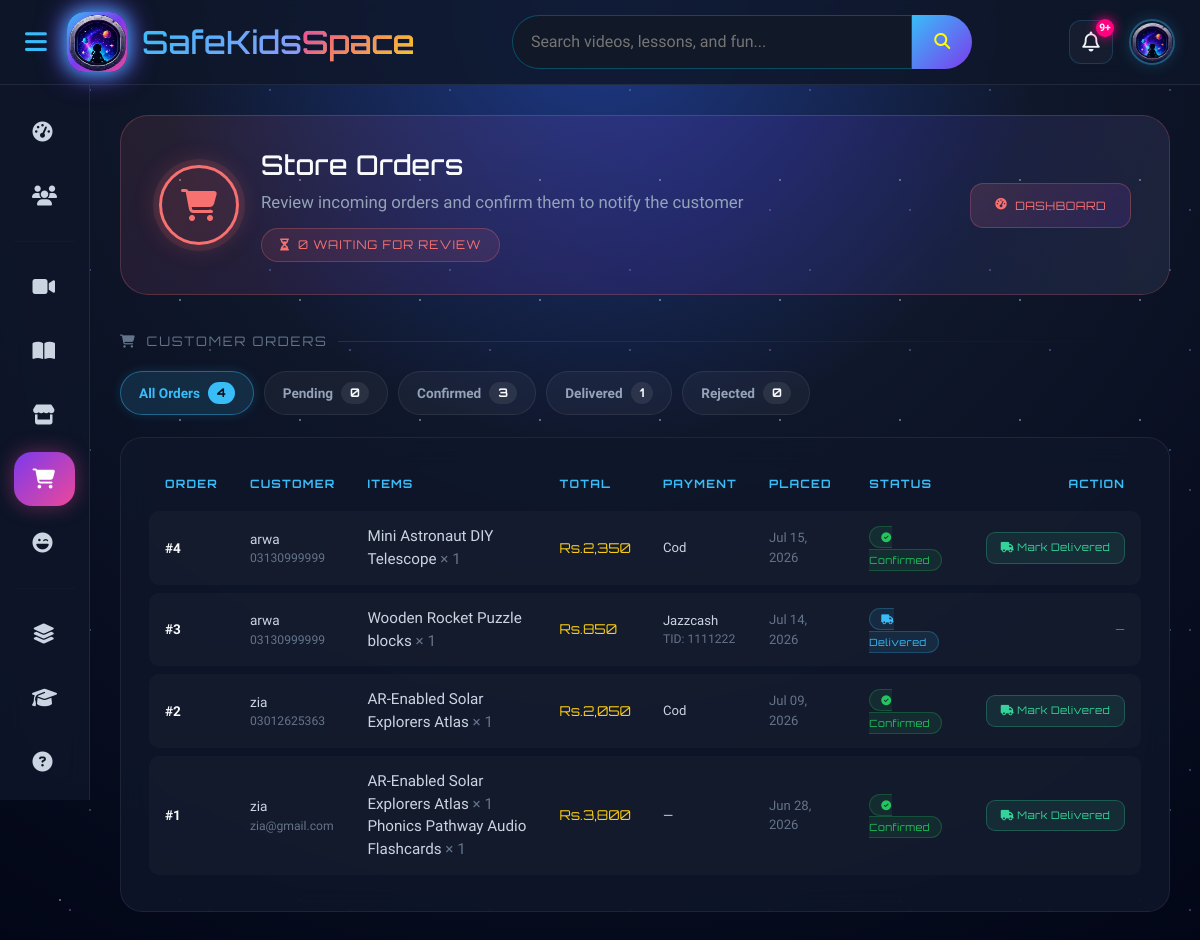
Page /admin/admin_orders.php?status=all (signed in) on the committed database.
### tables this page shows
CREATE TABLE `orders` (
  `id` int(11) NOT NULL,
  `user_id` int(11) DEFAULT NULL,
  `total_amount` decimal(10,2) DEFAULT NULL,
  `order_status` varchar(50) NOT NULL DEFAULT 'confirmed',
  `billing_name` varchar(150) DEFAULT NULL,
  `billing_address` varchar(255) DEFAULT NULL,
  `contact_number` varchar(20) DEFAULT NULL,
  `email` varchar(150) DEFAULT NULL,
  `payment_method` varchar(30) DEFAULT NULL,
  `payment_reference` varchar(100) DEFAULT NULL,
  `delivery_charge` decimal(10,2) NOT NULL DEFAULT 0.00,
  `order_date` timestamp NOT NULL DEFAULT current_timestamp()
);

CREATE TABLE `users` (
  `id` int(11) NOT NULL,
  `fullname` varchar(100) DEFAULT NULL,
  `email` varchar(100) DEFAULT NULL,
  `password` varchar(255) DEFAULT NULL,
  `role` enum('admin','student','parent','teacher') DEFAULT 'student',
  `account_status` enum('active','pending_deactivation','deactivated') NOT NULL DEFAULT 'active',
  `can_go_live` tinyint(1) NOT NULL DEFAULT 0,
  `created_at` timestamp NOT NULL DEFAULT current_timestamp(),
  `profile_pic` varchar(255) DEFAULT NULL
);

CREATE TABLE `order_items` (
  `id` int(11) NOT NULL,
  `order_id` int(11) NOT NULL,
  `product_id` int(11) NOT NULL,
  `title` varchar(255) NOT NULL,
  `price` decimal(10,2) NOT NULL,
  `qty` int(11) NOT NULL DEFAULT 1,
  `image_path` varchar(255) DEFAULT NULL
);

### admin/admin_orders.php (the view, shortened to what this page needs)
<?php
require_once __DIR__ . '/../includes/db.php';
$valid_tabs  = ['pending', 'confirmed', 'delivered', 'rejected', 'all'];
$active_tab  = isset($_GET['status']) && in_array($_GET['status'], $valid_tabs, true) ? $_GET['status'] : 'pending';
try {
    $count_rows = $pdo->query(
        "SELECT order_status, COUNT(*) AS c FROM orders GROUP BY order_status"
    )->fetchAll();
    $status_counts = ['pending' => 0, 'confirmed' => 0, 'delivered' => 0, 'rejected' => 0];
    $total_count = 0;
    foreach ($count_rows as $row) {
        if (isset($status_counts[$row['order_status']])) {
            $status_counts[$row['order_status']] = (int) $row['c'];
        }
        $total_count += (int) $row['c'];
    }
} catch (PDOException $e) {
    $status_counts = ['pending' => 0, 'confirmed' => 0, 'delivered' => 0, 'rejected' => 0];
    $total_count = 0;
}
try {
    if ($active_tab === 'all') {
        $ord_stmt = $pdo->query(
            "SELECT o.*, u.fullname AS customer_name, u.email AS customer_email, u.role AS customer_role
             FROM orders o
             LEFT JOIN users u ON u.id = o.user_id
             ORDER BY o.order_date DESC"
        );
    }
    $orders = $ord_stmt->fetchAll();
} catch (PDOException $e) {
    $orders = [];
}
$items_by_order = [];
if (!empty($orders)) {
    $order_ids = array_column($orders, 'id');
    $placeholders = implode(',', array_fill(0, count($order_ids), '?'));
    $item_stmt = $pdo->prepare(
        "SELECT * FROM order_items WHERE order_id IN ($placeholders) ORDER BY id ASC"
    );
    $item_stmt->execute($order_ids);
    foreach ($item_stmt->fetchAll() as $item) {
        $items_by_order[$item['order_id']][] = $item;
    }
}
$ord_status_labels = [
    'pending'   => ['Pending Confirmation', '#facc15', 'fa-hourglass-half'],
    'confirmed' => ['Confirmed', '#22c55e', 'fa-circle-check'],
    'delivered' => ['Delivered', '#38bdf8', 'fa-truck'],
    'rejected'  => ['Rejected', '#f87171', 'fa-circle-xmark'],
];
$tabs = [
    'all'       => ['All Orders', $total_count],
    'pending'   => ['Pending', $status_counts['pending']],
    'confirmed' => ['Confirmed', $status_counts['confirmed']],
    'delivered' => ['Delivered', $status_counts['delivered']],
    'rejected'  => ['Rejected', $status_counts['rejected']],
];
?>
<!DOCTYPE html>
<html lang="en">
<head>
    <link href="https://cdn.jsdelivr.net/npm/bootstrap@5.3.3/dist/css/bootstrap.min.css" rel="stylesheet">
    <link rel="stylesheet" href="https://cdnjs.cloudflare.com/ajax/libs/font-awesome/6.5.2/css/all.min.css">
    <link rel="stylesheet" href="../assets/layout.css">
    <link rel="stylesheet" href="../assets/admin.css">
</head>
<body>
<?php include __DIR__ . '/../includes/admin_navbar.php'; ?>
<div class="main-content ad-wrap">
    <div class="ad-hero">
        <div class="ad-hero-left">
            <div class="ad-hero-icon"><i class="fa-solid fa-cart-shopping"></i></div>
            <div>
                <h1 class="ad-hero-title">Store Orders</h1>
                <p class="ad-hero-sub">Review incoming orders and confirm them to notify the customer</p>
                <span class="ad-hero-badge"><i class="fa-solid fa-hourglass-half"></i> <?= $status_counts['pending'] ?> Waiting for Review</span>
            </div>
        </div>
        <div class="ad-hero-right">
            <a href="admin_dashboard.php" class="ad-back-btn"><i class="fa-solid fa-gauge-high"></i> Dashboard</a>
        </div>
    </div>
    <p class="ad-section-title"><i class="fa-solid fa-cart-shopping"></i> Customer Orders</p>
    <div class="ao-tabs">
        <?php foreach ($tabs as $key => $tab): ?>
            <a href="admin_orders.php?status=<?= $key ?>" class="ao-tab <?= $active_tab === $key ? 'active' : '' ?>">
                <?= htmlspecialchars($tab[0]) ?> <span class="ao-tab-count"><?= $tab[1] ?></span>
            </a>
        <?php endforeach; ?>
    </div>
    <div class="ad-card">
        <div style="overflow-x:auto;">
            <table class="ad-table">
                <thead>
                    <tr>
                        <th>Order</th>
                        <th>Customer</th>
                        <th>Items</th>
                        <th>Total</th>
                        <th>Payment</th>
                        <th>Placed</th>
                        <th>Status</th>
                        <th style="text-align:right;">Action</th>
                    </tr>
                </thead>
                <tbody>
                    <?php if (!empty($orders)): ?>
                        <?php foreach ($orders as $order):
                            $status_info = $ord_status_labels[$order['order_status']] ?? ['Pending Confirmation', '#facc15', 'fa-hourglass-half'];
                            $order_items = $items_by_order[$order['id']] ?? [];
                        ?>
                            <tr>
                                <td style="color:#f8fafc; font-weight:700; font-size:.85rem;">#<?= intval($order['id']) ?></td>
                                <td style="color:#cbd5e1; font-size:.85rem;">
                                    <?= htmlspecialchars($order['customer_name'] ?? $order['billing_name'] ?? 'Guest') ?>
                                    <div style="color:#64748b; font-weight:400; font-size:.76rem;"><?= htmlspecialchars($order['contact_number'] ?? $order['customer_email'] ?? '') ?></div>
                                </td>
                                <td class="ao-items-list">
                                    <?php if (!empty($order_items)): ?>
                                        <?php foreach ($order_items as $item): ?>
                                            <?= htmlspecialchars($item['title']) ?> <span>× <?= intval($item['qty']) ?></span><br>
                                        <?php endforeach; ?>
                                    <?php else: ?>
                                        <span>No items found</span>
                                    <?php endif; ?>
                                </td>
                                <td style="color:#facc15; font-family:'Orbitron',sans-serif; font-size:.85rem;">Rs.<?= number_format($order['total_amount'], 0) ?></td>
                                <td style="color:#cbd5e1; font-size:.82rem;">
                                    <?= htmlspecialchars(ucfirst($order['payment_method'] ?? '—')) ?>
                                    <?php if (!empty($order['payment_reference'])): ?>
                                        <div style="color:#64748b; font-size:.76rem;">TID: <?= htmlspecialchars($order['payment_reference']) ?></div>
                                    <?php endif; ?>
                                </td>
                                <td style="color:#64748b; font-size:.82rem;"><?= date('M d, Y', strtotime($order['order_date'])) ?></td>
                                <td>
                                    <span class="ad-status-pill" style="background:<?= $status_info[1] ?>1a; color:<?= $status_info[1] ?>; border:1px solid <?= $status_info[1] ?>40;">
                                        <i class="fa-solid <?= $status_info[2] ?>"></i> <?= htmlspecialchars($status_info[0]) ?>
                                    </span>
                                </td>
                                <td style="text-align:right; white-space:nowrap;">
                                    <?php if ($order['order_status'] === 'pending'): ?>
                                        <div class="ao-actions">
                                            <form action="admin_orders.php?status=<?= htmlspecialchars($active_tab) ?>" method="POST" class="ad-confirm-form" data-confirm-msg="Confirm order #<?= intval($order['id']) ?>? The customer will be notified.">
                                                <input type="hidden" name="_review_order" value="1">
                                                <input type="hidden" name="order_id" value="<?= intval($order['id']) ?>">
                                                <input type="hidden" name="decision" value="confirm">
                                                <button type="submit" class="ad-live-toggle-btn ad-live-toggle-grant">
                                                    <i class="fa-solid fa-check"></i> Confirm
                                                </button>
                                            </form>
                                            <form action="admin_orders.php?status=<?= htmlspecialchars($active_tab) ?>" method="POST" class="ad-confirm-form" data-confirm-msg="Reject order #<?= intval($order['id']) ?>? The customer will be notified.">
                                                <input type="hidden" name="_review_order" value="1">
                                                <input type="hidden" name="order_id" value="<?= intval($order['id']) ?>">
                                                <input type="hidden" name="decision" value="reject">
                                                <button type="submit" class="ad-live-toggle-btn ad-live-toggle-revoke">
                                                    <i class="fa-solid fa-xmark"></i> Reject
                                                </button>
                                            </form>
                                        </div>
                                    <?php elseif ($order['order_status'] === 'confirmed'): ?>
                                        <div class="ao-actions">
                                            <form action="admin_orders.php?status=<?= htmlspecialchars($active_tab) ?>" method="POST" class="ad-confirm-form" data-confirm-msg="Mark order #<?= intval($order['id']) ?> as delivered? The customer will be notified.">
                                                <button type="submit" class="ad-live-toggle-btn ad-live-toggle-grant">
                                                    <i class="fa-solid fa-truck"></i> Mark Delivered
                                                </button>
                                            </form>
                                        </div>
                                    <?php else: ?>
                                        <span style="color:#64748b; font-size:.8rem;">—</span>
                                    <?php endif; ?>
                                </td>
                            </tr>
                        <?php endforeach; ?>
                    <?php endif; ?>
                </tbody>
            </table>
        </div>
    </div>
</div>
</body>
</html>

### includes/admin_navbar.php (style rules this page uses)
.main-content, .galaxy-footer { transition: none !important; }

### rows in the picture
orders: id "4", user.fullname "arwa", contact_number "03130999999", total_amount "2,350", payment_method "Cod", order_date "Jul 15, 2026", order_status "Confirmed"
order_items: title "Mini Astronaut DIY Telescope", qty "1"
orders: id "3", user.fullname "arwa", contact_number "03130999999", total_amount "850", payment_method "Jazzcash", payment_reference "1111222", order_date "Jul 14, 2026", order_status "Delivered"
order_items: title "Wooden Rocket Puzzle blocks", qty "1"
orders: id "2", user.fullname "zia", contact_number "03012625363", total_amount "2,050", payment_method "Cod", order_date "Jul 09, 2026", order_status "Confirmed"
order_items: title "AR-Enabled Solar Explorers Atlas", qty "1"
orders: id "1", user.fullname "zia", user.email "zia@gmail.com", total_amount "3,800", payment_method "—", order_date "Jun 28, 2026", order_status "Confirmed"
order_items: title "AR-Enabled Solar Explorers Atlas", qty "1"
order_items: title "Phonics Pathway Audio Flashcards", qty "1"

### other values in the picture
$status_counts['pending'] "0"
$tab[0] "All Orders"
$tab[1] "4"
$tab[0] "Pending"
$tab[1] "0"
$tab[0] "Confirmed"
$tab[1] "3"
$tab[0] "Delivered"
$tab[1] "1"
$tab[0] "Rejected"
